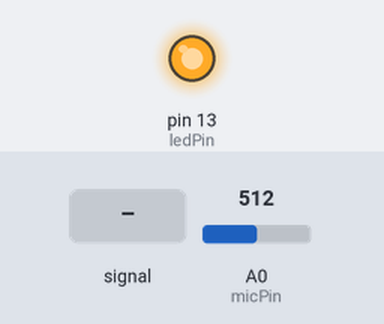
A sketch run on a simulated Arduino Uno, built with avr-gcc and run on an emulated ATmega328P. Shown: output pins drawn as LEDs (lit = HIGH). The test bench sets the inputs (shaded band); at power-on: A0 (micPin) = 512.

Above: at 1.2 s.
1.3 s: A0 (micPin) fed a 200 Hz sine of ±81 counts around its level
At 2.13 s:
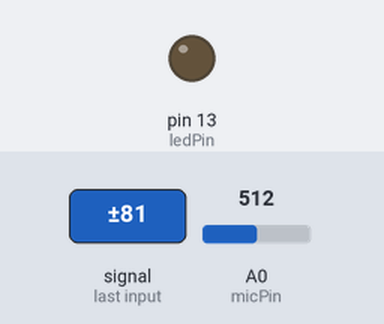
4.3 s: A0 (micPin) set to 490
5.8 s: A0 (micPin) set to 513
At 6.9 s:
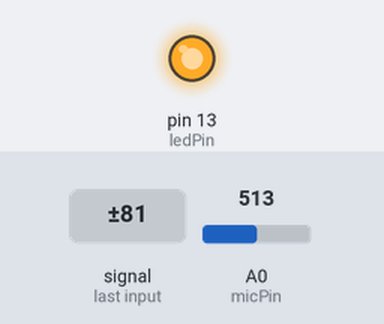
Timing chart, 0 to 8.8 s (numbered marks = the images above; inputs shaded):
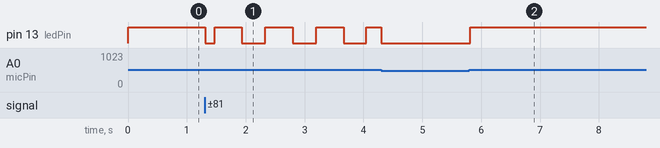

Measured:
- after the input at 1.3 s, pin 13 (ledPin): HIGH → LOW at once, then repeats every 0.86 s: HIGH 0.46 s, LOW 0.40 s
- after the input at 5.8 s, pin 13 (ledPin): LOW → HIGH at once

The sketch:

De_morse_para_texto.ino
```cpp
const int micPin = A0; // Pino onde o microfone está conectado
const int ledPin = 13; // Pino do LED
const int periodo = 20; // Tempo em ms de uma leitura a outra
const int vezes = 600 / 20;
int micValue = 0;      // Variável para armazenar o valor lido do microfone
static unsigned long lastTime;

// Letras de A-Z e Numeros de 0-9
String dicionario[36] = {
    ".-", "-...", "-.-.", "-..", ".", "..-.", "--.", "....", "..", ".---",
    "-.-", ".-..", "--", "-.", "---", ".--.", "--.-", ".-.", "...", "-", "..-", "...-", ".--", "-..-", "-.--",
    "--..", ".----", "..---", "...--", "....-", ".....", "-....", "--...", "---..", "----.", "-----"
};

String receivedMorse = "";  // String para armazenar o sinal Morse recebido

void setup() {
    Serial.begin(9600);  // Inicializa a comunicação serial
    pinMode(ledPin, OUTPUT); // Configura o pino do LED como saída
}

void reconhecer() {
    short int cont = 0;
    for (int i = 0; i < vezes; i++) {
        delay(periodo);
        micValue = analogRead(micPin);
        if (micValue > 500) {
            digitalWrite(ledPin, HIGH);
            cont++;
        } else {
            digitalWrite(ledPin, LOW);
        }
    }

    if (cont > 16) {
        //Serial.println("Linha!!");
        receivedMorse += "-";
        lastTime = millis();
    } else if (cont > 8) {
        //Serial.println("Ponto!!");
        receivedMorse += ".";
        lastTime = millis();
    } else {
        //Serial.println("Ruído!!");
    }
}

void traduzirMorse() {
    for (int i = 0; i < 36; i++) {
        if (dicionario[i] == receivedMorse) {
            if (i < 26) {
                // Letras
                Serial.print((char)(i + 'A'));
            } else {
                // Números
                Serial.print((char)((i - 26) + '0'));
            }
            break;
        }
    }
    receivedMorse = "";  // Reseta a string após a tradução
}

void loop() {
    micValue = analogRead(micPin); // Lê o valor do microfone
    if (micValue > 500) { // Se o valor lido for maior que 500, acende o LED
        digitalWrite(ledPin, HIGH);
        reconhecer();
    } else {
        digitalWrite(ledPin, LOW);
    }


    // Se não houver sinais por um tempo (indica espaço entre letras ou palavras)
    if (micValue <= 500) {
        if (millis() - lastTime > 1000 && receivedMorse.length() > 0) {  // 1000ms de silêncio indica fim de uma letra
            traduzirMorse();
        }
        if (millis() - lastTime > 3000 && receivedMorse.length() == 0) {  // 3000ms de silêncio indica espaço entre palavras
            Serial.print(" ");
            lastTime = millis(); // Reset lastTime após detectar um espaço entre palavras
        }
    }

    delay(periodo); // Aguarda 20ms antes de ler novamente
}
```
